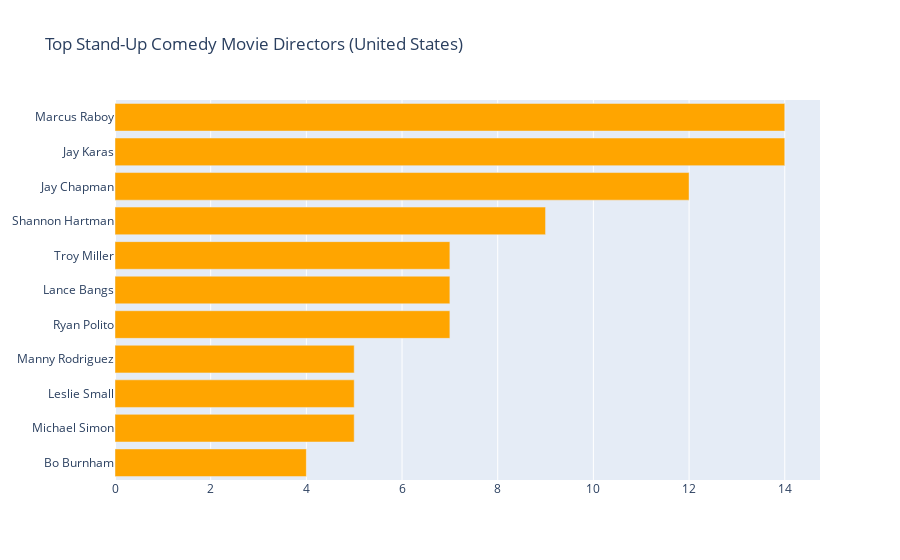

The notebook cell saved with this chart:
### Code cell
from collections import Counter
import plotly.graph_objects as go

# Filter: US Movies that belong to Stand-Up Comedy
small = df[
    (df["type"] == "Movie") &
    (df["country"] == "United States") &
    (df["listed_in"].str.contains("Stand-Up", na=False))
]

# Count top directors
col = "director"
categories = ", ".join(small[col].fillna("")).split(", ")
counter_list = Counter(categories).most_common(12)
counter_list = [_ for _ in counter_list if _[0] != ""]

# Prepare data for plot
labels = [_[0] for _ in counter_list][::-1]
values = [_[1] for _ in counter_list][::-1]

# Create bar chart
trace1 = go.Bar(
    y=labels,
    x=values,
    orientation="h",
    name="Stand-Up Comedy",
    marker=dict(color="orange")
)

layout = go.Layout(
    title="Top Stand-Up Comedy Movie Directors (United States)",
    legend=dict(x=0.1, y=1.1, orientation="h")
)

fig = go.Figure(data=[trace1], layout=layout)
fig.show()

### Figure 1 — Plotly figure (JSON) as saved in the notebook; plotly's stock layout.template omitted (floating-point values rounded to 4 significant figures)
{"data": [{"marker": {"color": "orange"}, "name": "Stand-Up Comedy", "orientation": "h", "type": "bar", "x": [4, 5, 5, 5, 7, 7, 7, 9, 12, 14, 14], "y": ["Bo Burnham", "Michael Simon", "Leslie Small", "Manny Rodriguez", "Ryan Polito", "Lance Bangs", "Troy Miller", "Shannon Hartman", "Jay Chapman", "Jay Karas", "Marcus Raboy"]}], "layout": {"legend": {"orientation": "h", "x": 0.1, "y": 1.1}, "title": {"text": "Top Stand-Up Comedy Movie Directors (United States)"}}}
